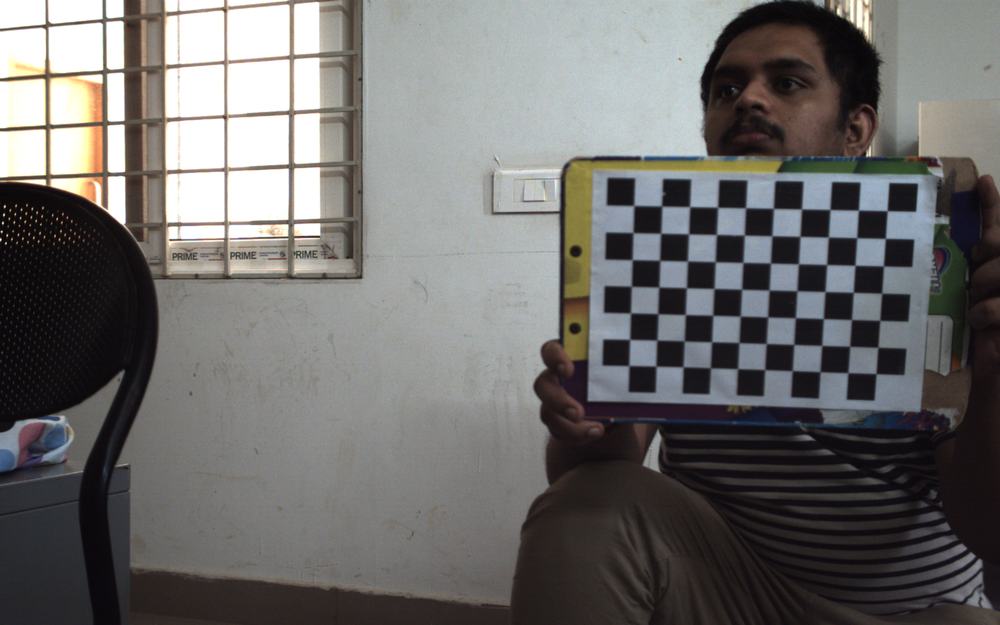
#> input picture my_stereo_images/stereoLeft/1l.png, 1000 x 625 px, shrunk from 1920 x 1200 before the run, found by its file name
$ python newmethod.py
#> lines starting #> are read from the running program, lines starting #| are printed output that depends on the picture
import numpy as np
import cv2
from matplotlib import pyplot as plt

# Load the left and right images
# in gray scale
imgLeft = cv2.imread('/home/akanksheos/Documents/Academics/My github repos/Internship/my_stereo_images/stereoLeft/1l.png',0)
#> imgLeft: shape (625, 1000); min 2, max 255, mean 108.1
imgRight = cv2.imread('/home/akanksheos/Documents/Academics/My github repos/Internship/my_stereo_images/stereoRight/1r.png',0)
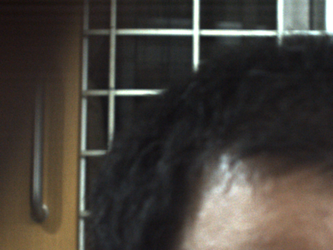
#> input picture my_stereo_images/stereoRight/1r.png, 333 x 250 px, shrunk from 640 x 480 before the run, found by its file name
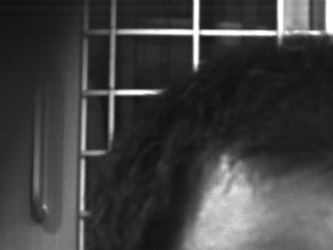
#> imgRight: shape (250, 333); min 14, max 255, mean 64.5

# Detect the SIFT key points and
# compute the descriptors for the
# two images
sift = cv2.xfeatures2d.SIFT_create()
keyPointsLeft, descriptorsLeft = sift.detectAndCompute(imgLeft,None)
#> keyPointsLeft = 1133 keypoints; strongest (x, y, size): (117, 210, 13.7), (42, 182, 4.4), (55, 184, 6.6), (98, 202, 4.9)
keyPointsRight, descriptorsRight = sift.detectAndCompute(imgRight,None)
#> keyPointsRight = 92 keypoints; strongest (x, y, size): (196, 61, 5.4), (315, 33, 4.5), (196, 32, 8.9), (202, 38, 5.1)

# Create FLANN matcher object
FLANN_INDEX_KDTREE = 0
indexParams = dict(algorithm=FLANN_INDEX_KDTREE,trees=5)
searchParams = dict(checks=50)
flann = cv2.FlannBasedMatcher(indexParams,searchParams)
matches = flann.knnMatch(descriptorsLeft,descriptorsRight,k=2)
#> matches = 1133 matches


# Apply ratio test
goodMatches = []
ptsLeft = []
ptsRight = []

for m, n in matches:

	if m.distance <  n.distance:

		goodMatches.append([m])
		ptsLeft.append(keyPointsLeft[m.trainIdx].pt)
		ptsRight.append(keyPointsRight[n.trainIdx].pt)
#> after the loop, goodMatches = 1133 matches; ptsLeft = 1133 pairs, first value 3.98 to 53.59, second value 20.67 to 470.2; ptsRight = 1133 pairs, first value 36.89 to 326.1, second value 3.69 to 229


#**********************************************************************************************************************************************


ptsLeft = np.int32(ptsLeft)
#> ptsLeft = 1133 pairs, first value 3 to 53, second value 20 to 470
ptsRight = np.int32(ptsRight)
#> ptsRight = 1133 pairs, first value 36 to 326, second value 3 to 228
F, mask = cv2.findFundamentalMat(ptsLeft,ptsRight,cv2.FM_LMEDS)
#> F = [[9.71e-05, 3.99e-06, -0.00298], [0.0001, 2.01e-06, -0.00367], [-0.032, -0.00125, 1]]; mask = 1133 values, max 1 at index 0, min 0 at index 8, mean 0.74

# We select only inlier points
ptsLeft = ptsLeft[mask.ravel() == 1]
#> ptsLeft = 838 pairs, first value 3 to 53, second value 20 to 465
ptsRight = ptsRight[mask.ravel() == 1]
#> ptsRight = 838 pairs, first value 36 to 326, second value 3 to 224

#**********************************************************************************************************************************************

def drawlines(img1, img2, lines, pts1, pts2):

	r, c = img1.shape
	img1 = cv2.cvtColor(img1, cv2.COLOR_GRAY2BGR)
	img2 = cv2.cvtColor(img2, cv2.COLOR_GRAY2BGR)

	for r, pt1, pt2 in zip(lines, pts1, pts2):

		color = tuple(np.random.randint(0, 255,3).tolist())

		x0, y0 = map(int, [0, -r[2] / r[1] ])
		x1, y1 = map(int,[c, -(r[2] + r[0] * c) / r[1] ])

		img1 = cv2.line(img1,(x0, y0), (x1, y1), color, 1)
		img1 = cv2.circle(img1,tuple(pt1), 5, color, -1)
		img2 = cv2.circle(img2,tuple(pt2), 5, color, -1)
	return img1, img2

#**********************************************************************************************************************************************


# Find epilines corresponding to points
# in right image (second image) and
# drawing its lines on left image
linesLeft = cv2.computeCorrespondEpilines(ptsRight.reshape(-1,1,2),2, F)
#> linesLeft = 838 rows, first 8: [1, -0.00541, -43.9], [1, 0.00345, -41.39], [-0.999, -0.0417, 30.5], [-0.999, -0.0483, 28.63], [-0.999, -0.0414, 30.58], [1, 0.000368, -42.26], [-0.999, -0.0414, 30.58], [-0.999, -0.0417, 30.5]
linesLeft = linesLeft.reshape(-1, 3)
img5, img6 = drawlines(imgLeft, imgRight,linesLeft, ptsLeft,ptsRight)
#> the loop in drawlines, `for r, pt1, pt2 in zip(lines, pts1, pts2): ` made 838 passes
#> (r, pt1, pt2, color, y0, y1) on passes 1 to 3: ([1, -0.00541, -43.9], [42, 182], [223, 165], (172, 47, 117), -8122, 176886), ([1, 0.00345, -41.39], [43, 123], [227, 189], (192, 67, 251), 11983, -277559), ([-0.999, -0.0417, 30.5], [23, 211], [195, 32], (195, 103, 9), 731, -23223)
#> after the loop in drawlines, `for r, pt1, pt2 in zip(lines, pts1, pts2):`:
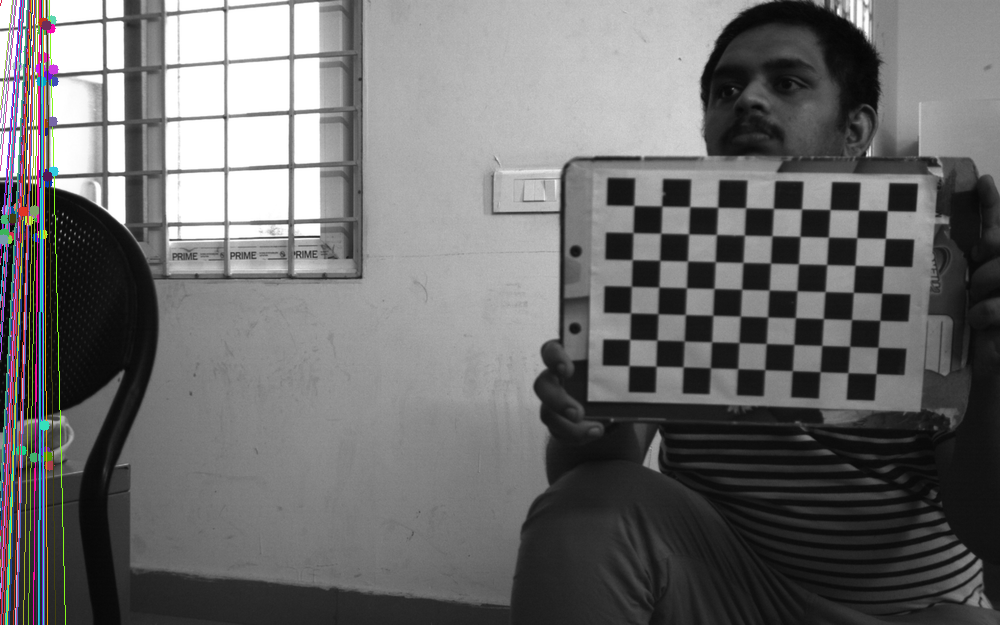
#> img1: shape (625, 1000, 3); mean B, G, R 108.9, 108.7, 109.1
#> after the loop in drawlines, `for r, pt1, pt2 in zip(lines, pts1, pts2):`:
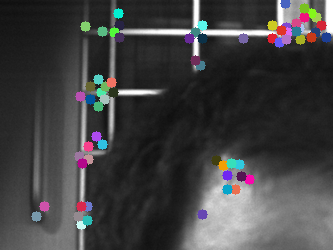
#> img2: shape (250, 333, 3); mean B, G, R 66.4, 65.6, 66

# Find epilines corresponding to
# points in left image (first image) and
# drawing its lines on right image
linesRight = cv2.computeCorrespondEpilines(ptsLeft.reshape(-1, 1, 2),1, F)
#> linesRight = 838 rows, first 8: [0.897, 0.442, -281.7], [0.886, 0.463, -279.1], [0.098, -0.995, -0.629], [0.098, -0.995, -0.629], [-0.304, -0.953, 118.7], [0.998, 0.0561, -301], [-0.511, -0.86, 178.1], [-0.503, -0.864, 175.8]
linesRight = linesRight.reshape(-1, 3)

img3, img4 = drawlines(imgRight, imgLeft,linesRight, ptsRight,ptsLeft)
#> the loop in drawlines (call 2), `for r, pt1, pt2 in zip(lines, pts1, pts2): ` made 838 passes
#> (r, pt1, pt2, color, y0, y1) on passes 1 to 3: ([0.897, 0.442, -281.7], [223, 165], [42, 182], (117, 171, 121), 636, -38), ([0.886, 0.463, -279.1], [227, 189], [43, 123], (160, 30, 142), 602, -34), ([0.098, -0.995, -0.629], [195, 32], [23, 211], (71, 96, 189), 0, 32)
#> pass 1, in drawlines (call 2), `img1 = cv2.line(img1,(x0, y0), (x1, y1), color, 1)`:
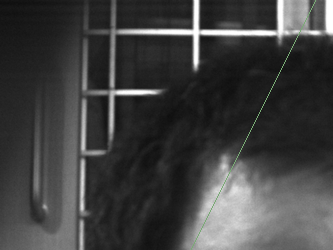
#> img1: shape (250, 333, 3); mean B, G, R 64.6, 64.7, 64.6
#> after the loop in drawlines (call 2), `for r, pt1, pt2 in zip(lines, pts1, pts2):`:
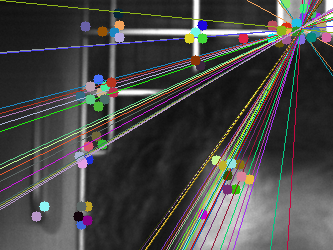
#> img1: shape (250, 333, 3); mean B, G, R 70.8, 72.4, 72.9
#> after the loop in drawlines (call 2), `for r, pt1, pt2 in zip(lines, pts1, pts2):`:
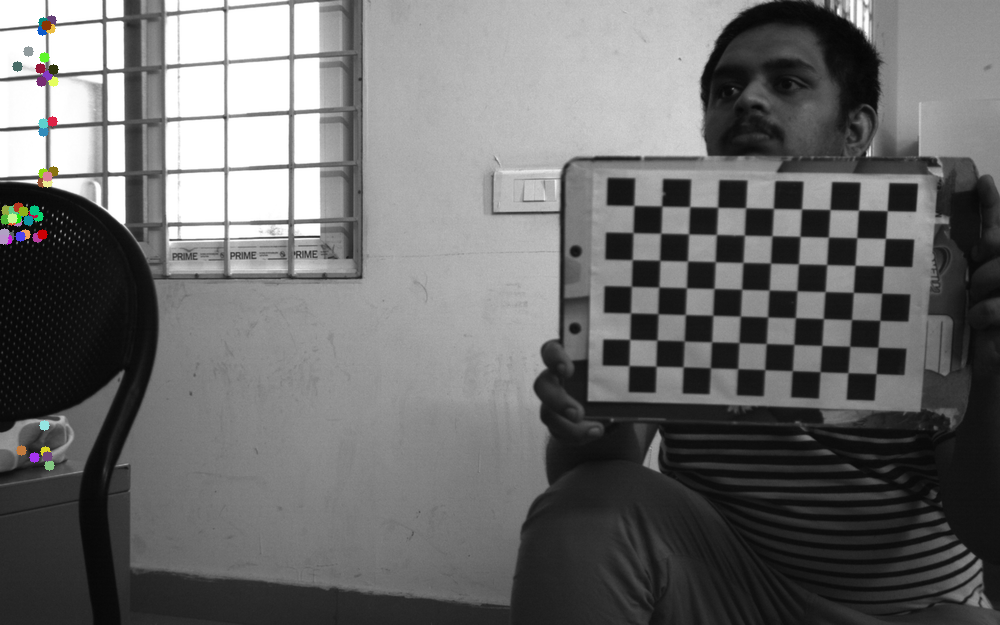
#> img2: shape (625, 1000, 3); mean B, G, R 108.1, 108.2, 108.2

plt.subplot(121), plt.imshow(img5)
plt.subplot(122), plt.imshow(img3)
plt.show()
#> figure, not shown here; B, G, R data is drawn as R, G, B


# [69 lines of commented-out code are left out]
